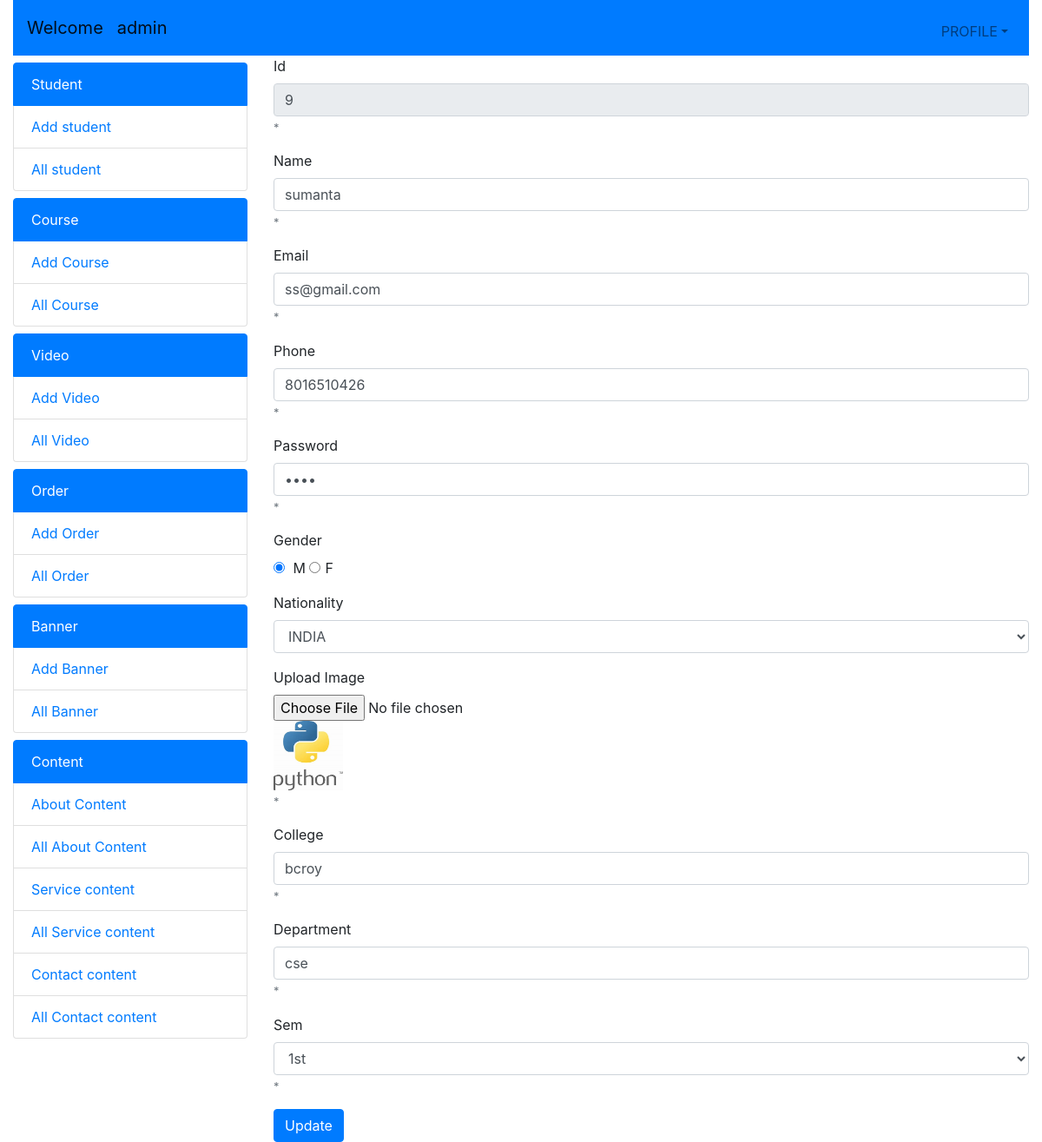
The app's page /rupa/editstudent.php?id=9 (signed in) with its own data.
### tables this page shows
CREATE TABLE `student` (
  `id` int(11) NOT NULL,
  `name` varchar(30) NOT NULL,
  `email` varchar(30) NOT NULL,
  `phone` varchar(15) NOT NULL,
  `password` varchar(15) NOT NULL,
  `gender` varchar(10) NOT NULL,
  `nationality` varchar(15) NOT NULL,
  `image` varchar(200) NOT NULL,
  `college` varchar(10) NOT NULL,
  `sem` varchar(10) NOT NULL,
  `department` varchar(15) NOT NULL,
  `date` timestamp NOT NULL DEFAULT current_timestamp() ON UPDATE current_timestamp()
);

### rupa/editstudent.php (the view, shortened to what this page needs)
<?php
include("include/config.php")
?>
<?php
if(isset($_POST['btn1']))
{
    extract($_POST);
     $q2="select * from `student` where `id`='$id'";
     $e2=mysqli_query($conn,$q2);
     $res1=mysqli_fetch_row($e2);
     $image=$_FILES['image']['name'];
     if($image!="")
     {
    $target_file="image/student/";
    $image=$_FILES['image']['tmp_name'];
    $image_name=$_FILES["image"]["name"];
    move_uploaded_file($_FILES['image']['tmp_name'], $target_file.basename($image_name));
    $image=$target_file.$_FILES['image']['name'];
     }
     else
     {
         $image_name=$res1[7];
     }
        $q1="update `student`set `name`='$name', `email`='$email', `phone`='$phone', `password`='$password', `gender`='$gender', `nationality`='$nationality', `image`='$image_name', `college`='$college', `sem`='$sem', `department`='$department' where `id`='$id'";
        $e1=mysqli_query($conn,$q1);
        if($e1)
        {
          $msg="updated successfully";
        }
        else
        {
            $msg="updation failed";
        }
        $q2="select * from `student` where `id`='$id'";
  $e2=mysqli_query($conn,$q2);
  if(mysqli_num_rows($e2)==0)
  {
    header("location:allstudent.php");
  }
  $res=mysqli_fetch_row($e2);
      }
    else if(isset($_REQUEST['id']))
{
 extract($_REQUEST);
 $q2="select * from `student` where `id`='$id'";
  $e2=mysqli_query($conn,$q2);
  $res=mysqli_fetch_row($e2);
}
else
{
  header("location:allstudent.php");
}
?>
<!doctype html>
<html lang="en">
  <head>
    <link rel="stylesheet" href="https://stackpath.bootstrapcdn.com/bootstrap/4.3.1/css/bootstrap.min.css">
  </head>
  <body>
    <div class="container-fluid">
    <?php include("include/header.php"); ?>
      <div class="row">
      <?php include("include/navbar.php"); ?>
        <div class="col-lg-9">
         <form action="" method="post" enctype="multipart/form-data">
          <div class="form-group">
            <label for="">Id</label>
            <input type="text" readonly
              class="form-control" name="id" value="<?php echo $res[0]; ?>" id="" aria-describedby="helpId" placeholder="">
            <small id="helpId" class="form-text text-muted">*</small>
          </div>
         <div class="form-group">
            <label for="">Name</label>
            <input type="text"
              class="form-control" name="name" value="<?php echo $res[1]; ?>" id="" aria-describedby="helpId" placeholder="">
            <small id="helpId" class="form-text text-muted">*</small>
          </div>
          <div class="form-group">
            <label for="">Email</label>
            <input type="text"
              class="form-control" name="email" value="<?php echo $res[2]; ?>" id="" aria-describedby="helpId" placeholder="">
            <small id="helpId" class="form-text text-muted">*</small>
          </div>
          <div class="form-group">
            <label for="">Phone</label>
            <input type="text"
              class="form-control" name="phone" value="<?php echo $res[3]; ?>" id="" aria-describedby="helpId" placeholder="">
            <small id="helpId" class="form-text text-muted">*</small>
          </div>
          <div class="form-group">
            <label for="">Password</label>
            <input type="password"
              class="form-control" name="password" value="<?php echo $res[4]; ?>" id="" aria-describedby="helpId" placeholder="">
            <small id="helpId" class="form-text text-muted">*</small>
          </div>
          <div class="form-group">
          <label for="">Gender</label><br>
          <div class="form-check form-check-inline">
            <label class="form-check-label">
              <input class="form-check-input" type="radio" name="gender" id="" value="M"  <?php $z=($res[5]=='M')?'checked':'';echo"$z"; ?>> M
              <input class="form-check-input" type="radio" name="gender" id="" value="F"  <?php $z=($res[5]=='F')?'checked':'';echo"$z"; ?>>F
            </label>
          </div>
          </div>
          <div class="form-group">
            <label for="">Nationality</label>
            <select class="form-control" name="nationality" id="">
              <option value="india" <?php $z=($res[6]=='india')?'selected':'';echo"$z"; ?>>INDIA</option>
            </select>
          </div>
          <div class="form-group">
            <label for="">Upload Image</label>
            <input type="file" value="" class="form-control-file" name="image" id="" placeholder="" aria-describedby="fileHelpId">
            <img src="image/student/<?php echo $res[7];?>" style="height:80px;width:80px;"/>
            <small id="fileHelpId" class="form-text text-muted">*</small>
          </div>
          <div class="form-group">
            <label for="">College</label>
            <input type="text" value="<?php echo $res[8]; ?>"
              class="form-control" name="college" id="" aria-describedby="helpId" placeholder="">
            <small id="helpId" class="form-text text-muted">*</small>
          </div>
          <div class="form-group">
            <label for="">Department</label>
            <input type="text" value="<?php echo $res[10]; ?>"
              class="form-control" name="department" id="" aria-describedby="helpId" placeholder="">
            <small id="helpId" class="form-text text-muted">*</small>
          </div>
          <div class="form-group">
            <label for="">Sem</label>
            <select class="form-control" name="sem" id="">
              <option value="1st" <?php $z=($res[9]=='1st')?'selected':'';echo"$z"; ?>>1st</option>
            </select>
            <small id="helpId" class="form-text text-muted">*</small>
          </div>
          <button type="submit" class="btn btn-primary" name="btn1">Update</button>
         </form>
        </div>
      </div>
    </div>
     <?php include("include/footer.php") ?>

### records on screen
student: id "9", name "sumanta", email "ss@gmail.com", phone "8016510426", image (picture), college "bcroy", department "cse"

### other values on screen
$_SESSION['adm'] "admin"
